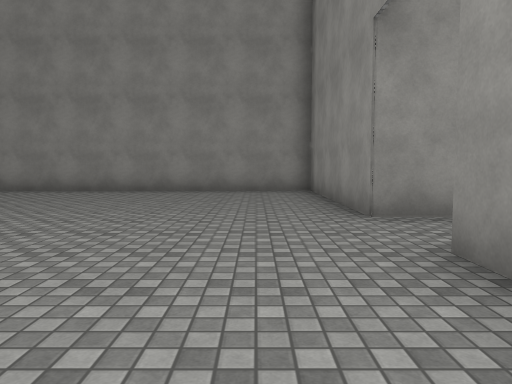
View 1 (above)

17 first-person views from a walk through a 3-D level made in the Unity game engine. The camera is 1.3 m above the floor, tilts 4° down and sees 70° across. The floor is counted in squares, 2 m on a side. Each view is taken from the middle of a square. On the plan, view 1 faces up. The plan holds only what a view shows up to about 11 squares ahead; the rest is blank. The place goes on beyond the plan. The player is left out. Surface patterns are stand-ins for the level's own textures.

View 2
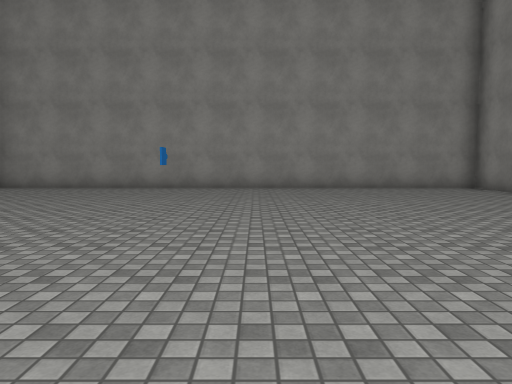

View 3
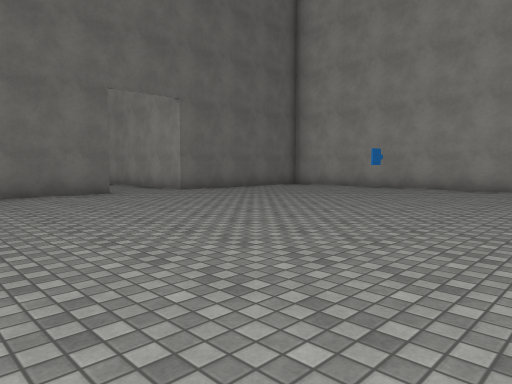

View 4
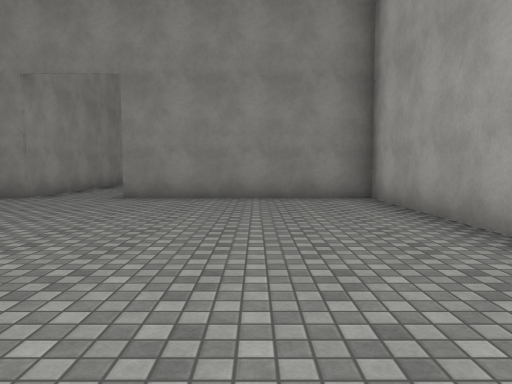

View 5
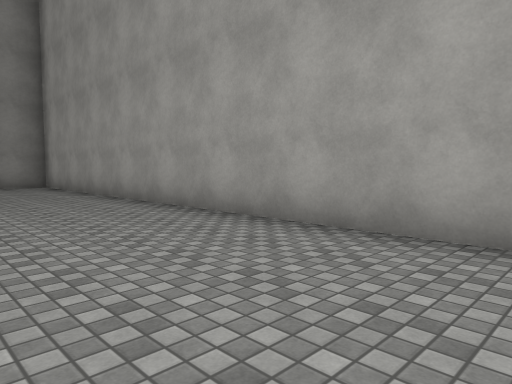

View 6
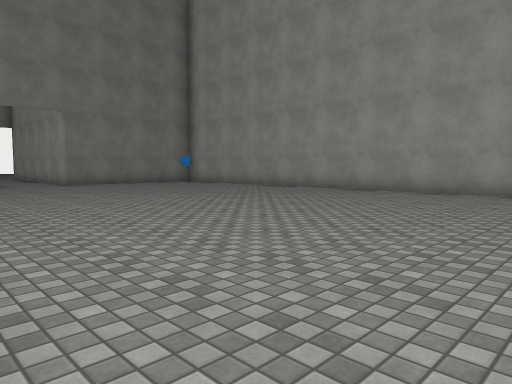

View 7
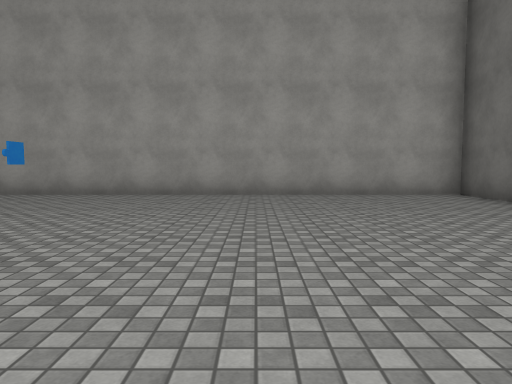

View 8
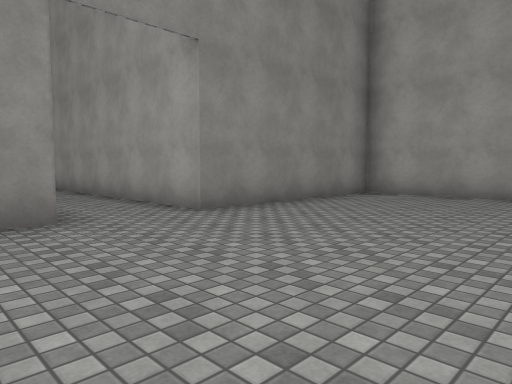

View 9
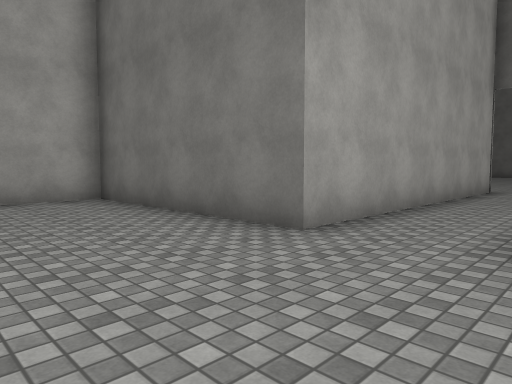

View 10
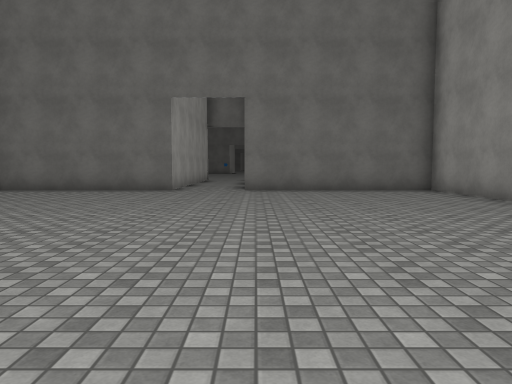

View 11
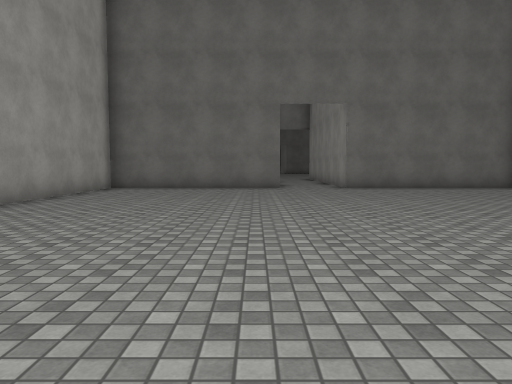

View 12
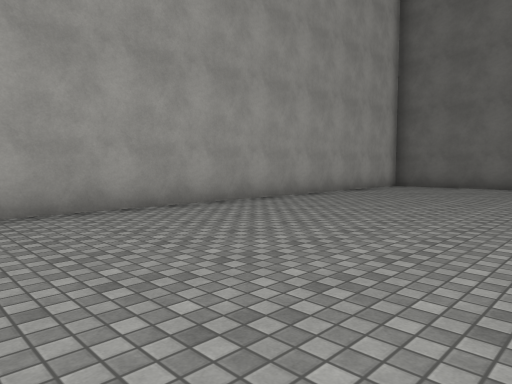

View 13
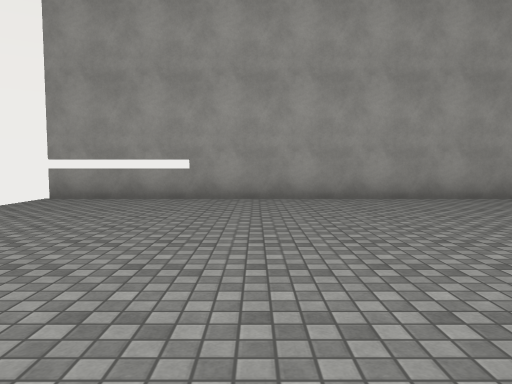

View 14
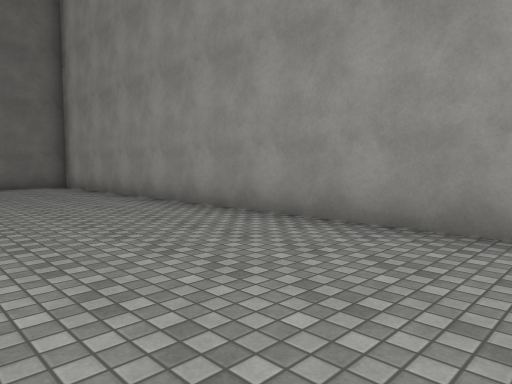

View 15
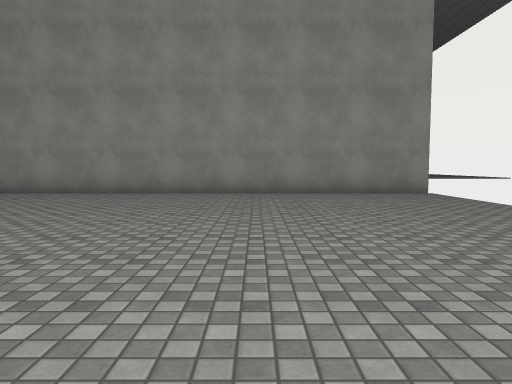

View 16
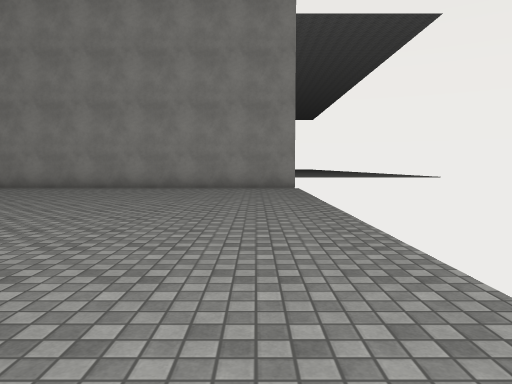

View 17
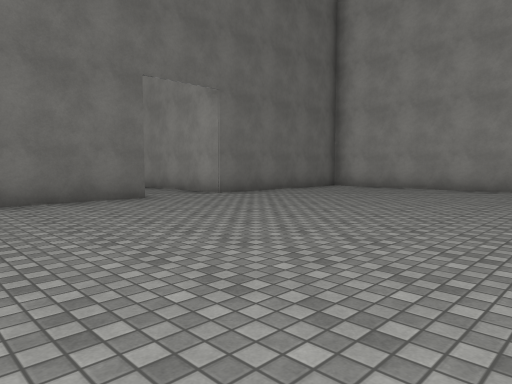

### Floor plan
Points are (right, up) in squares from view 1. A wall is a line through its corners. A room is listed if a view was taken in it or the views show most of it. See-through windows are left out.
Room 1 (views 1, 2, 3, 4, 5, 6, 7, 8)
walls: (1.5, 4.7) (1.5, 9.8) (-12.5, 9.8); (-12.5, -2.4) (1.5, -2.4) (1.5, 2.7)
ways out: opening at (2, 3.5) to room 2
objects: other object (-6, 3)
Room 2 (views 9, 10, 11, 12, 13, 14, 15, 16, 17)
walls: (25.3, 9.8) (9, 9.8) (9, 4.7) (1.5, 4.7); (1.5, 2.7) (9, 2.7) (9, -2.4) (25.3, -2.4)
ways out: opening at (2, 3.5) to room 1; gap at (25, 10)

Where each view was taken, in squares from view 1:
view 1: 0 up, 0 right, facing up
view 2: 1 down, 5 left, facing up
view 3: 1 down, 4 left, facing up-left
view 4: 0 up, 6 left, facing right
view 5: 1 up, 11 left, facing down-right
view 6: 7 up, 12 left, facing down-right
view 7: 6 up, 8 left, facing down
view 8: 6 up, 3 left, facing down-right
view 9: 5 up, 12 right, facing down-left
view 10: 5 up, 19 right, facing left
view 11: 2 up, 20 right, facing left
view 12: 3 up, 21 right, facing down-left
view 13: 5 up, 21 right, facing down
view 14: 6 up, 21 right, facing up-left
view 15: 1 up, 21 right, facing up
view 16: 1 down, 24 right, facing up
view 17: 1 down, 16 right, facing up-left
